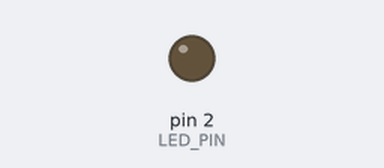
This sketch was run on a simulated Arduino Uno, built with avr-gcc and run on an emulated ATmega328P. Parts: output pins drawn as LEDs (lit = HIGH).

Above: at 1.6 s.
At 6.5 s:
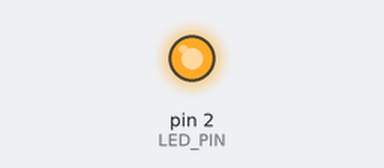
Timing chart, 0 to 6.9 s (numbered marks = the images above):
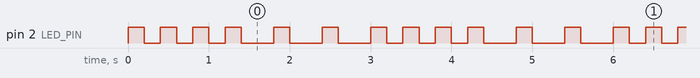

The sketch:

sketch_jul6b.ino
```cpp
// Define the GPIO pin where the LED is connected
#define LED_PIN 2

void setup() {
  // Initialize the LED_PIN as an output
  pinMode(LED_PIN, OUTPUT);

  // Turn off the LED initially
  for (int i = 0; i<=49; i++)
  digitalWrite(LED_PIN, LOW);
}

void loop() {
  // // Turn the LED on (HIGH is the voltage level)
  for (int i=0; i<=2; i++)

  {
  digitalWrite(LED_PIN, HIGH);
  delay(200); // Wait for a second

  // Turn the LED off by making the voltage LOW
  digitalWrite(LED_PIN, LOW);
  delay(200); // Wait for a second

  }

for (int i=0; i<=2; i++)

  {
  digitalWrite(LED_PIN, HIGH);
  delay(200); // Wait for a second

  // Turn the LED off by making the voltage LOW
  digitalWrite(LED_PIN, LOW);
  delay(400); // Wait for a second

  }
}
```

Measured:
- by itself, pin 2 (LED_PIN): repeats every 3.0 s: 3 × (LOW 0.20 s, HIGH 0.20 s), 3 × (LOW 0.40 s, HIGH 0.20 s)
- by itself, everything shown: repeats every 3.0 s, in 12 steps
